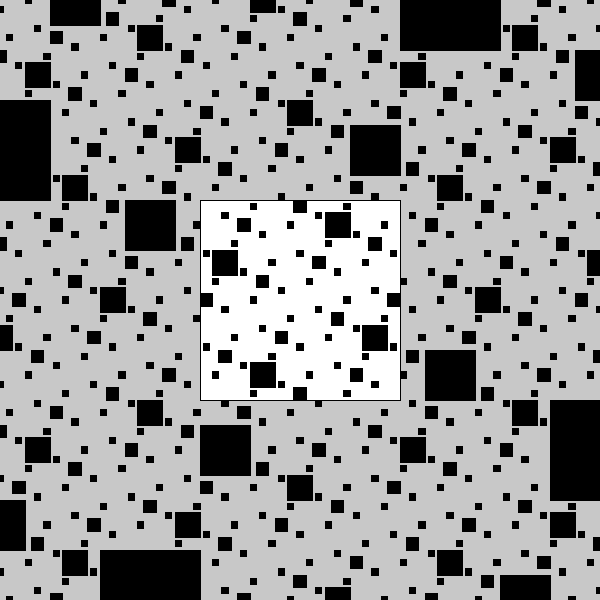
Frame 1 (no input)
Frame 60 (the mouse pressed at the canvas centre just before this capture): identical to frame 1, image omitted
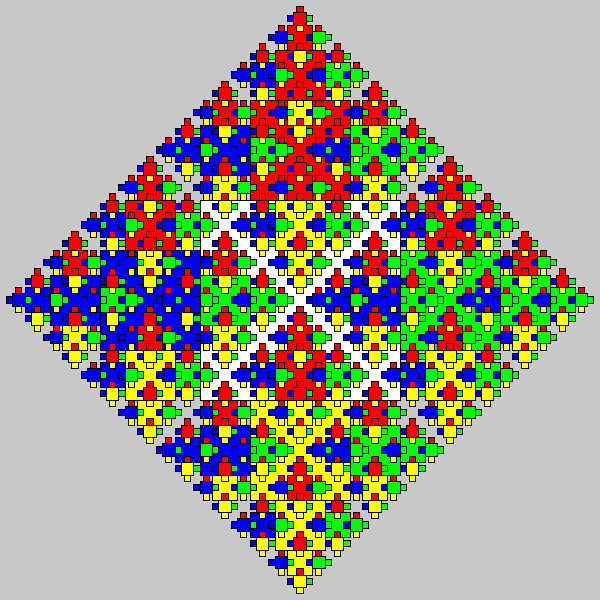
Frame 120 (the mouse held since frame 60 and released just before this capture)

The Processing sketch that drew these frames (run headless with seeded random() and noise(); from frame 60 on, the mouse is pressed at the canvas centre):

// Processing sketch: Warmup_Project
// ── Warmup_Project.pde
void setup() {
  size(600, 600); 
  rectMode(CENTER);
}
void rectFunc(float off, float x, float y, float w, int n, float base) {
  if (n == 0) {
     return; 
  } else {
    fill(mouseX, 0, 0);
    rect(x - 2*off + (mouseX * (1/base)), y - off, w/2, w/2);
    fill(0, mouseX, 0);
    rect(x + off, y - 2*off + (mouseX * (1/base)), w/2, w/2);
    fill(0, 0, mouseX);
    rect(x - off, y + 2*off - (mouseX * (1/base)), w/2, w/2);
    fill(mouseX, mouseX, 0);
    rect(x + 2*off - (mouseX * (1/base)), y + off, w/2, w/2);
    rectFunc(off/2, x - 2*off + (mouseX * (1/base)), (y - off), w/2, n-1, base * 2);
    rectFunc(off/2, x - off, y + 2*off - (mouseX * (1/base)), w/2, n-1, base * 2);
    rectFunc(off/2, x + off, y - 2*off + (mouseX * (1/base)), w/2, n-1, base * 2);
    rectFunc(off/2, x + 2*off - (mouseX * (1/base)), y + off, w/2, n-1, base * 2);
  }
}
void draw() {
  background(200);
  fill(255, 255, 255);
  rect(300, 300, 200, 200); // main rectangle
  rectFunc(150, 300, 300, 200, 5, 1);
}
